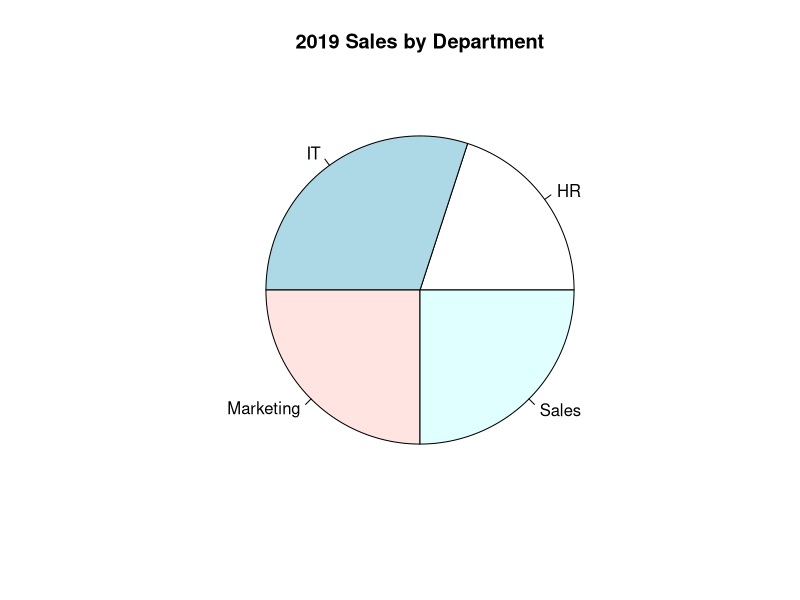
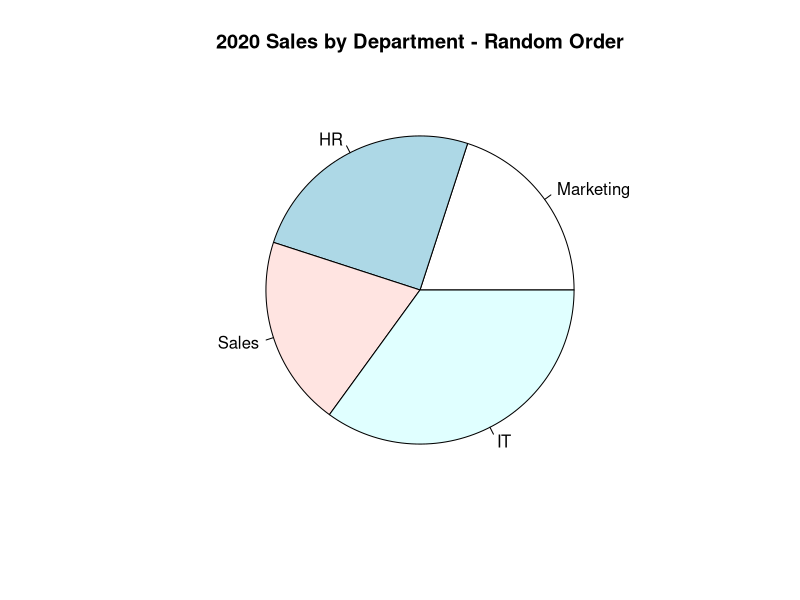
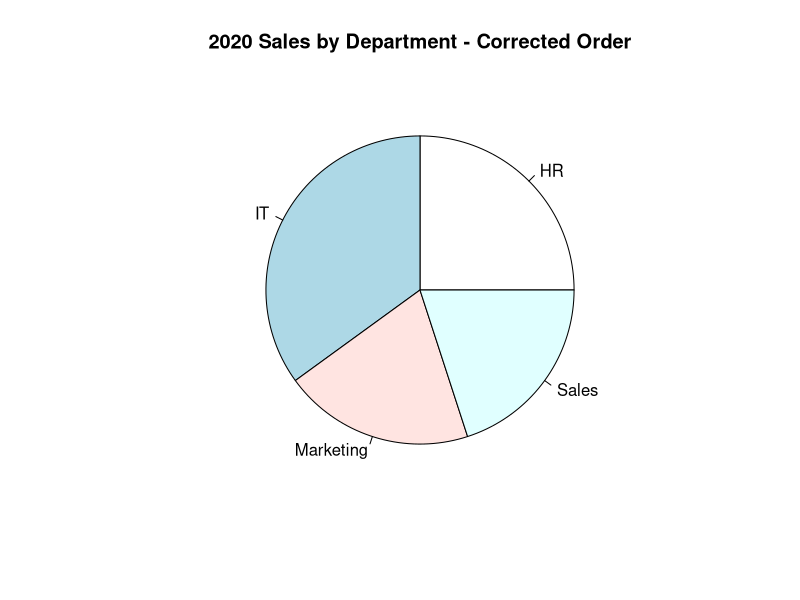

Recreate these plots in R, in order.
# Problem 4: Pie Chart Consistency

# Sales data
departments <- c("HR", "IT", "Marketing", "Sales")

sales_2019 <- c(20, 30, 25, 25)
sales_2020 <- c(25, 35, 20, 20)

# 2019 - alphabetical order
pie(sales_2019,
    labels = departments,
    main = "2019 Sales by Department")

# 2020 - random order
random_order <- c(3, 1, 4, 2)

pie(sales_2020[random_order],
    labels = departments[random_order],
    main = "2020 Sales by Department - Random Order")

# Corrected 2020 chart
pie(sales_2020,
    labels = departments,
    main = "2020 Sales by Department - Corrected Order")
